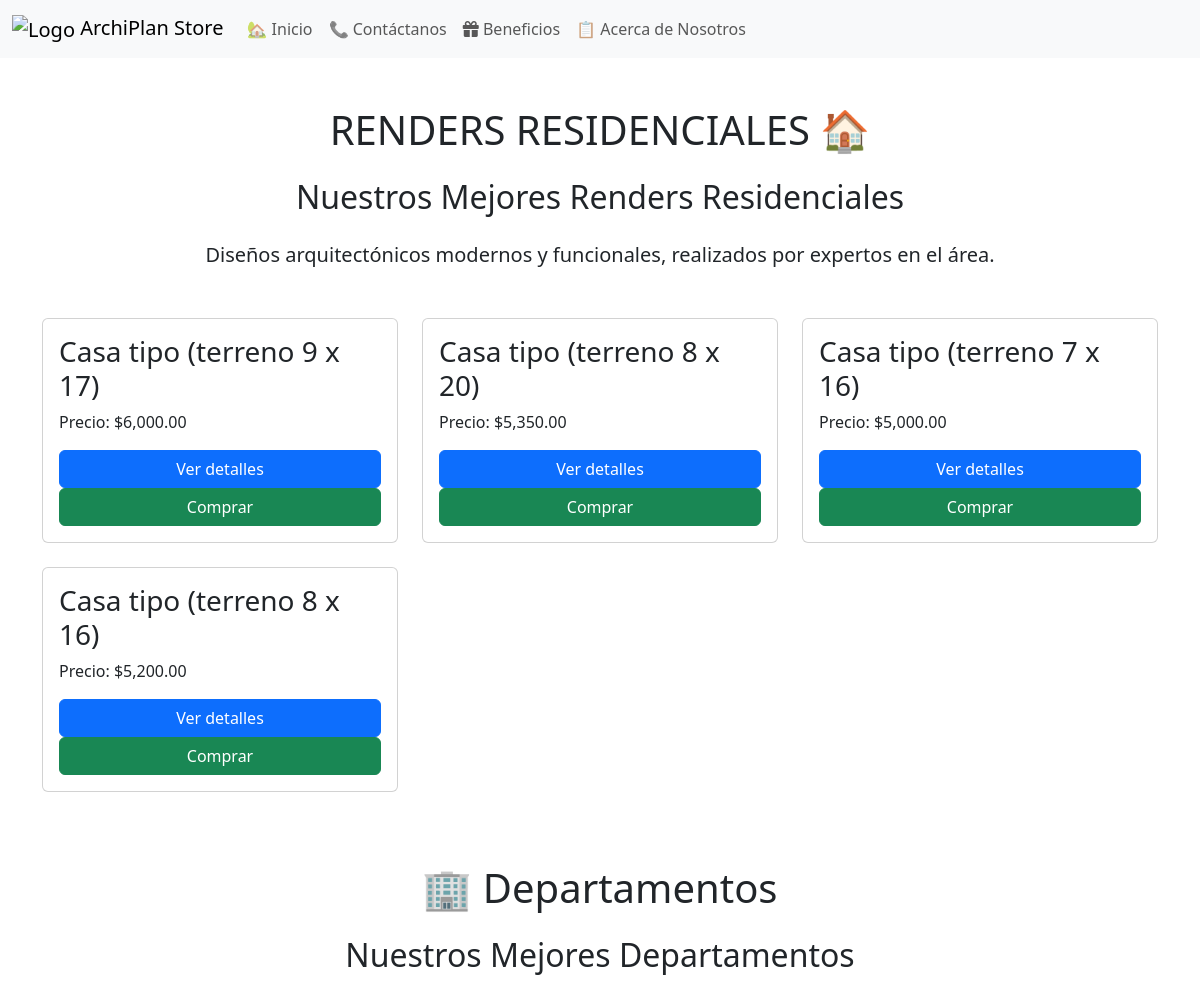
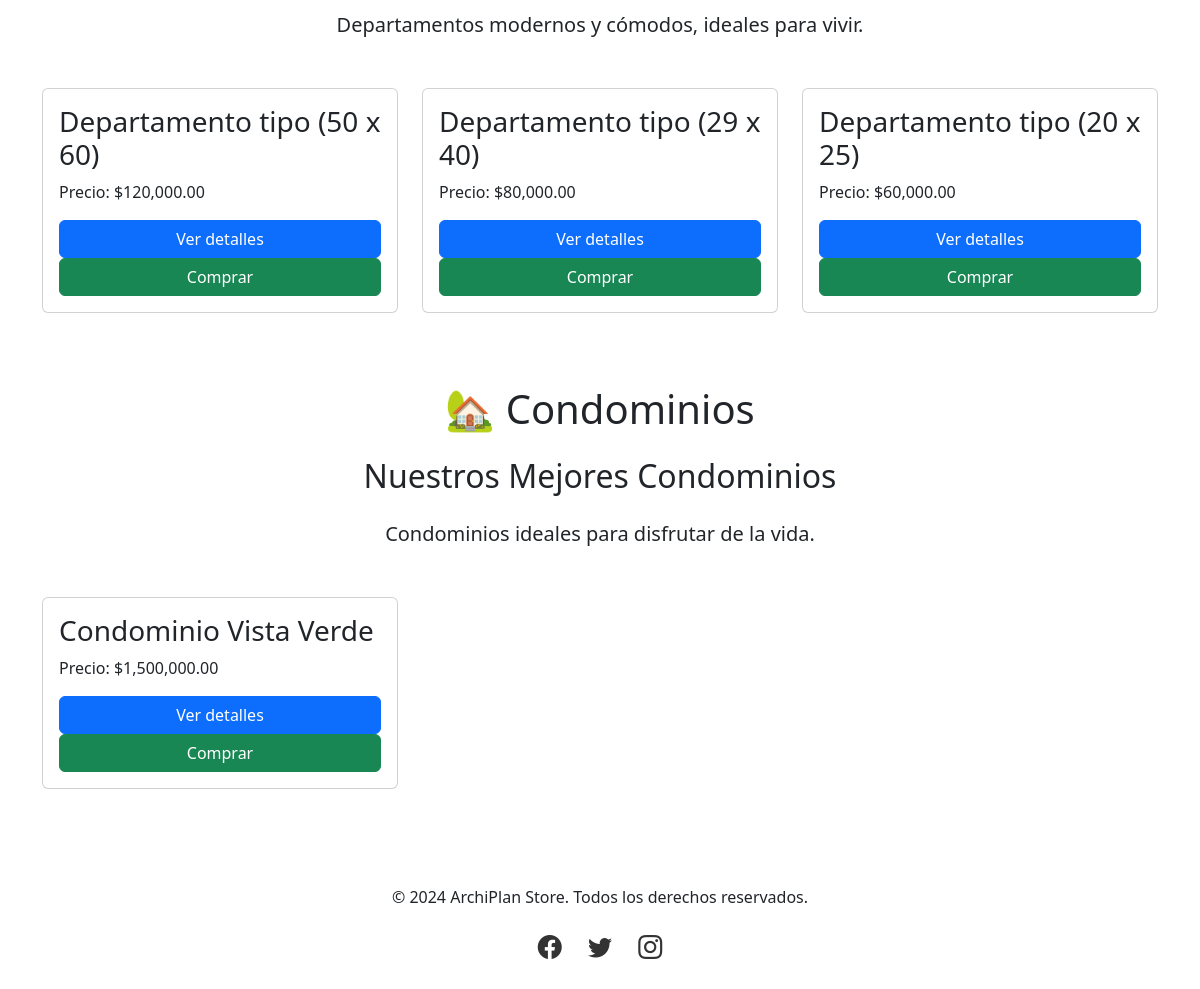
/planos.php, run on the app's committed database (2 pictures, top to bottom).
### tables this page shows
CREATE TABLE `planos_residenciales` (
  `id_planos` int(11) NOT NULL,
  `nombre` varchar(100) NOT NULL,
  `habitaciones` int(11) NOT NULL,
  `niveles` int(11) NOT NULL,
  `descripcion` varchar(255) NOT NULL,
  `tamano` varchar(50) NOT NULL,
  `precio` decimal(10,2) NOT NULL,
  `vehiculos` int(11) NOT NULL,
  `detalles` text DEFAULT NULL
);

CREATE TABLE `departamentos` (
  `id_departamento` int(11) NOT NULL,
  `tipo_departamento` varchar(50) NOT NULL,
  `torres` varchar(50) NOT NULL,
  `niveles` varchar(20) NOT NULL,
  `habitaciones` varchar(20) NOT NULL,
  `precio` decimal(10,2) NOT NULL
);

CREATE TABLE `condominios_horizontales` (
  `id_condominio` int(11) NOT NULL,
  `nombre_condominio` varchar(100) NOT NULL,
  `total_unidades` int(11) NOT NULL,
  `estilo_viviendas` varchar(100) DEFAULT NULL,
  `superficie_promedio` decimal(10,2) DEFAULT NULL,
  `tamano_terreno` decimal(10,2) DEFAULT NULL,
  `zonas_comunes` varchar(255) DEFAULT NULL,
  `servicios` varchar(255) DEFAULT NULL,
  `precio` decimal(10,2) NOT NULL
);

### planos.php (the view, shortened to what this page needs)
<?php
$conn = new mysqli("localhost", "root", "", "planos");
$sql_planos = "SELECT * FROM Planos_Residenciales";
$result_planos = $conn->query($sql_planos);
$sql_departamentos = "SELECT * FROM Departamentos";
$result_departamentos = $conn->query($sql_departamentos);
$sql_condominios = "SELECT * FROM condominios_horizontales";
$result_condominios = $conn->query($sql_condominios);
?>
<!DOCTYPE html>
<html lang="es">
<head>
    <link href="https://cdn.jsdelivr.net/npm/bootstrap@5.3.0-alpha3/dist/css/bootstrap.min.css" rel="stylesheet">
    <link href="https://cdnjs.cloudflare.com/ajax/libs/bootstrap-icons/1.10.5/font/bootstrap-icons.min.css" rel="stylesheet">
    <link rel="stylesheet" href="https://cdnjs.cloudflare.com/ajax/libs/font-awesome/6.0.0-beta3/css/all.min.css">
</head>
<body>
    <nav class="navbar navbar-expand-lg navbar-light bg-light">
        <div class="container-fluid">
            <a class="navbar-brand" href="about.php">
                <img src="https://u-static.fotor.com/images/text-to-image/result/PRO-886967f1cd4f48f79be8d0b4a41e867e.jpg" alt="Logo" style="width: 30px; height: 30px;">
                ArchiPlan Store
            </a>
            <div class="collapse navbar-collapse" id="navbarNav">
                <ul class="navbar-nav me-auto">
                    <li class="nav-item"><a class="nav-link" href="index.php">🏡 Inicio</a></li>
                    <li class="nav-item"><a class="nav-link" href="contact.php">📞 Contáctanos</a></li>
                    <li class="nav-item"><a class="nav-link" href="nosotros.php"><i class="fas fa-gift"></i> Beneficios</a></li>
                    <li class="nav-item"><a class="nav-link" href="about.php">📋 Acerca de Nosotros</a></li>
                 </div>
        </div>
    </nav>
    <header class="text-center my-5">
        <h1 class="mb-4">RENDERS RESIDENCIALES 🏠</h1>
        <h2 class="mb-4">Nuestros Mejores Renders Residenciales</h2>
        <p class="lead">Diseños arquitectónicos modernos y funcionales, realizados por expertos en el área.</p>
    </header>
    <div class="container my-5">
        <div class="row">
            <?php if ($result_planos->num_rows > 0): ?>
                <?php while ($row = $result_planos->fetch_assoc()): ?>
                    <div class="col-md-4 mb-4">
                        <div class="card plano p-3">
                            <h3 class="card-title"><?php echo htmlspecialchars($row['nombre']); ?></h3>
                            <p class="price">Precio: $<?php echo number_format($row['precio'], 2); ?></p>
                            <button class="btn btn-primary" onclick="toggleDetails('details-plan-<?php echo $row['id_planos']; ?>')">Ver detalles</button>
                            <a href="#" class="cta-button btn btn-success" onclick="comprar('<?php echo $row['id_planos']; ?>', 'plano')">Comprar</a>
                        </div>
                    </div>
                <?php endwhile; ?>
            <?php else: ?>
                <p class="text-center">No hay planos disponibles en este momento.</p>
            <?php endif; ?>
        </div>
        <header class="text-center my-5">
            <h1 class="mb-4">🏢 Departamentos</h1>
            <h2 class="mb-4">Nuestros Mejores Departamentos</h2>
            <p class="lead">Departamentos modernos y cómodos, ideales para vivir.</p>
        </header>
        <div class="row">
            <?php if ($result_departamentos->num_rows > 0): ?>
                <?php while ($row = $result_departamentos->fetch_assoc()): ?>
                    <div class="col-md-4 mb-4">
                        <div class="card departamento p-3">
                            <h3 class="card-title"><?php echo htmlspecialchars($row['tipo_departamento']); ?></h3>
                            <p class="price">Precio: $<?php echo number_format($row['precio'], 2); ?></p>
                            <button class="btn btn-primary" onclick="toggleDetails('details-dep-<?php echo $row['id_departamento']; ?>')">Ver detalles</button>
                            <a href="#" class="cta-button btn btn-success" onclick="comprar('<?php echo $row['id_departamento']; ?>', 'departamento')">Comprar</a>
                        </div>
                    </div>
                <?php endwhile; ?>
            <?php else: ?>
                <p class="text-center">No hay departamentos disponibles en este momento.</p>
            <?php endif; ?>
        </div>
        <header class="text-center my-5">
            <h1 class="mb-4">🏡 Condominios</h1>
            <h2 class="mb-4">Nuestros Mejores Condominios</h2>
            <p class="lead">Condominios ideales para disfrutar de la vida.</p>
        </header>
        <div class="row">
            <?php if ($result_condominios->num_rows > 0): ?>
                <?php while ($row = $result_condominios->fetch_assoc()): ?>
                    <div class="col-md-4 mb-4">
                        <div class="card condominio p-3">
                            <h3 class="card-title"><?php echo htmlspecialchars($row['nombre_condominio']); ?></h3>
                            <p class="price">Precio: $<?php echo number_format($row['precio'], 2); ?></p>
                            <button class="btn btn-primary" onclick="toggleDetails('details-cond-<?php echo $row['id_condominio']; ?>')">Ver detalles</button>
                            <a href="#" class="cta-button btn btn-success" onclick="comprar('<?php echo $row['id_condominio']; ?>', 'condominio')">Comprar</a>
                        </div>
                    </div>
                <?php endwhile; ?>
            <?php else: ?>
                <p class="text-center">No hay condominios disponibles en este momento.</p>
            <?php endif; ?>
        </div>
    </div>
    <footer class="text-center py-4">
        <p>© 2024 ArchiPlan Store. Todos los derechos reservados.</p>
        <div class="social-icons">
            <a href="#"><i class="bi bi-facebook"></i></a>
            <a href="#"><i class="bi bi-twitter"></i></a>
            <a href="#"><i class="bi bi-instagram"></i></a>
        </div>
    </footer>
</body>
</html>

### planos.php (style rules this page uses)
.card { transition: transform 0.3s, box-shadow 0.3s; }
.social-icons { margin-top: 20px; font-size: 1.5rem; }
.social-icons a { color: #333; margin: 0 10px; transition: color 0.3s; }

### data on the page
planos_residenciales: nombre "Casa tipo (terreno 9 x 17)", precio "6,000.00"
planos_residenciales: nombre "Casa tipo (terreno 8 x 20)", precio "5,350.00"
planos_residenciales: nombre "Casa tipo (terreno 7 x 16)", precio "5,000.00"
planos_residenciales: nombre "Casa tipo (terreno 8 x 16)", precio "5,200.00"
departamentos: tipo_departamento "Departamento tipo (50 x 60)", precio "120,000.00"
departamentos: tipo_departamento "Departamento tipo (29 x 40)", precio "80,000.00"
departamentos: tipo_departamento "Departamento tipo (20 x 25)", precio "60,000.00"
condominios_horizontales: nombre_condominio "Condominio Vista Verde", precio "1,500,000.00"
